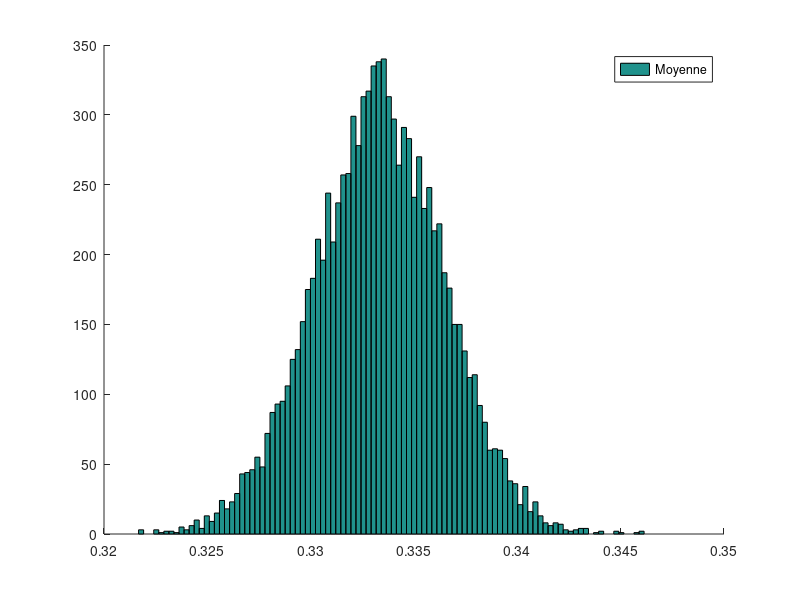
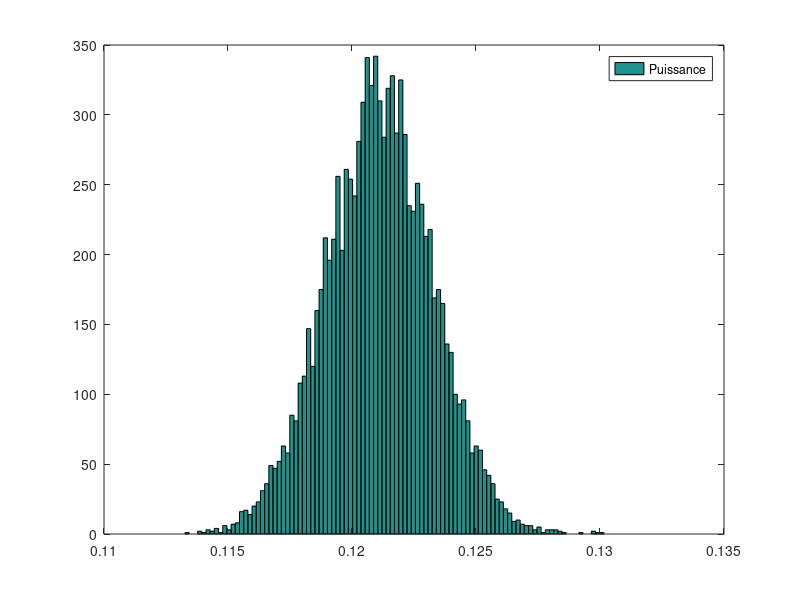

These figures' MATLAB source, in order:
close all; clear all;

N=10000; Nrea=1000; 

% variance = 0.1; moy_v = 0;
% Vmat = sqrt(variance) * randn(Nrea, N) + moy_v;  
% hold on;
% 
% mov_v_vec = mean(Vmat);
% hist(mov_v_vec,100);
% legend('Moyenne');
% 
% figure;
% puissance_v_vec = mean(Vmat.^2);
% hist(puissance_v_vec,100);
% legend('Puissance');

variance = 0.01; moy_v = 1/3;

Vmat = sqrt(variance) * randn(Nrea, N) + moy_v;  

hold on;

mov_v_vec = mean(Vmat);
hist(mov_v_vec,100);
legend('Moyenne');

figure;
puissance_v_vec = mean(Vmat.^2);
hist(puissance_v_vec,100);
legend('Puissance');